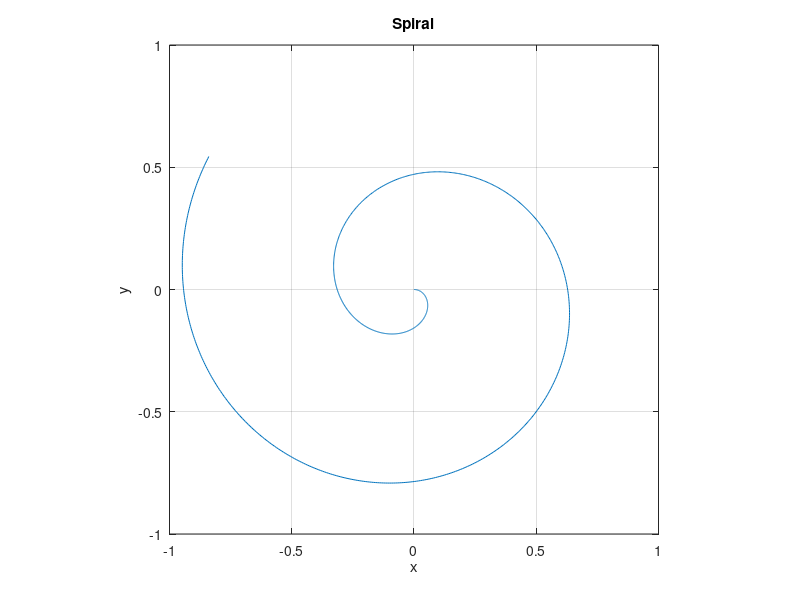

Write the MATLAB code that produced this figure.
theta = -10:0.01:0;
r = -0.1*theta;
x = r.*cos(theta);
y = r.*sin(theta);
plot(x,y)
v = [-1, 1,-1, 1];axis(v);axis('square');
grid
title('Spiral')
xlabel('x')
ylabel('y')
